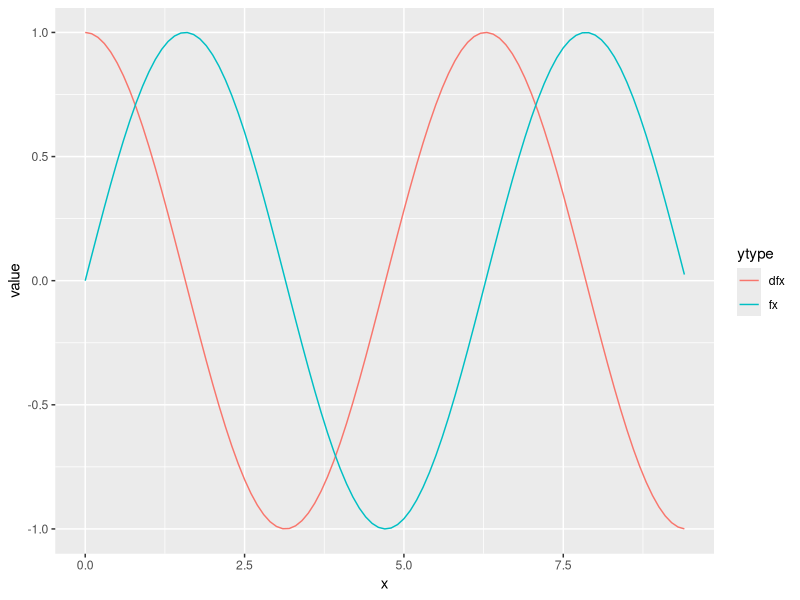
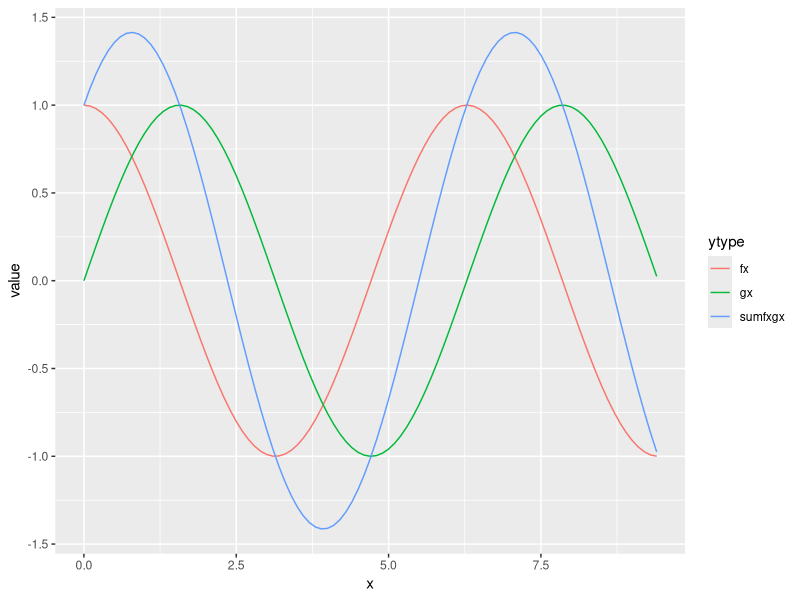
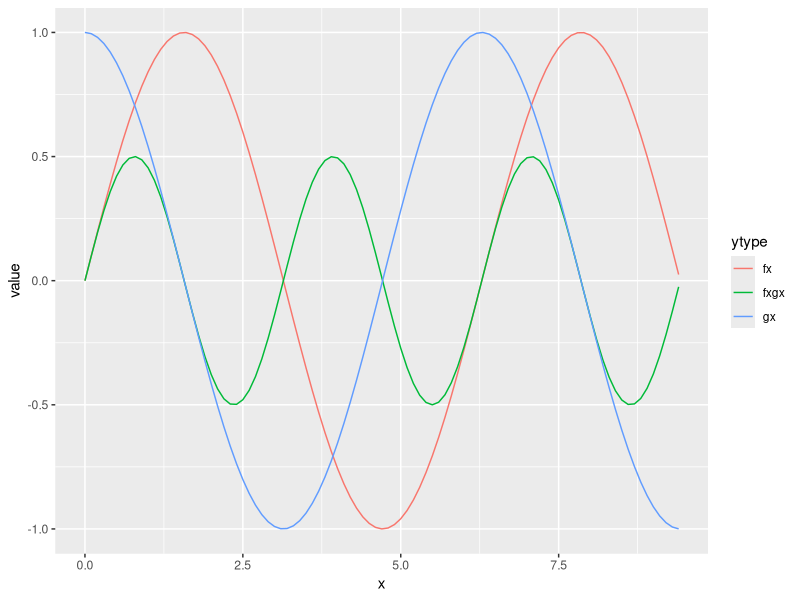
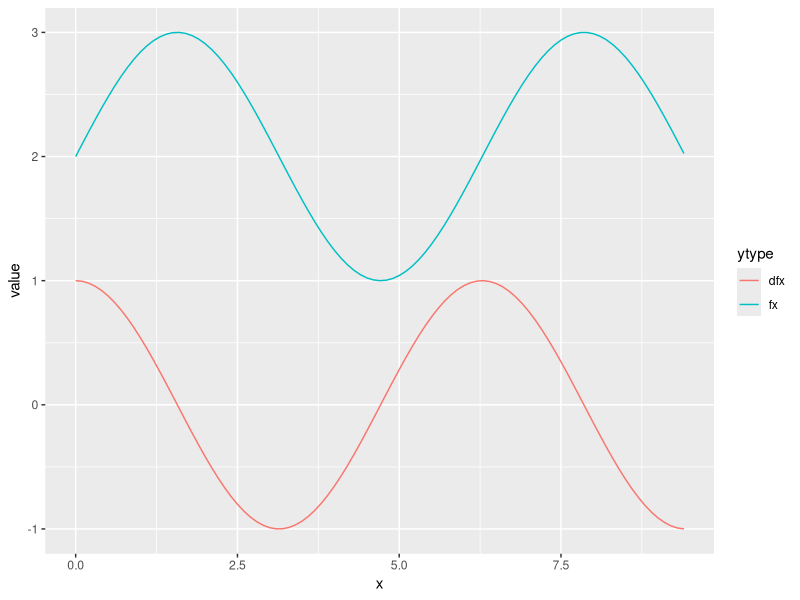
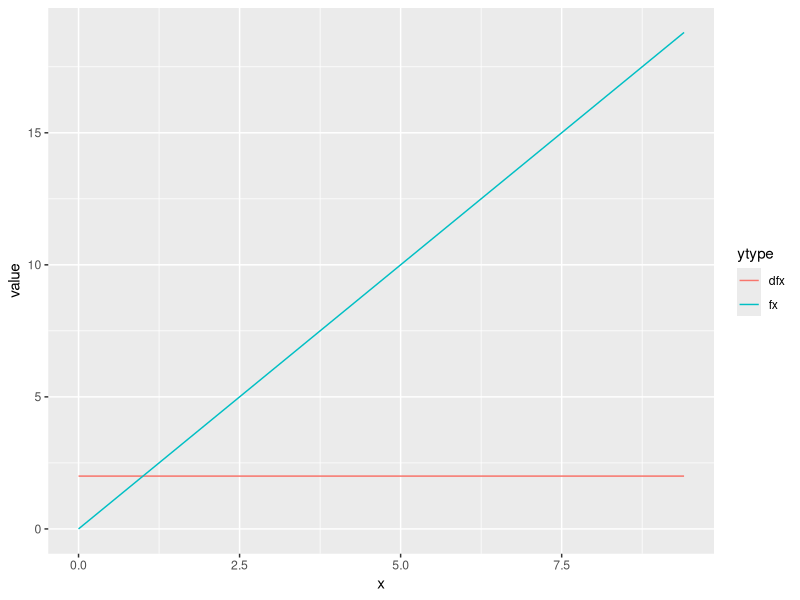
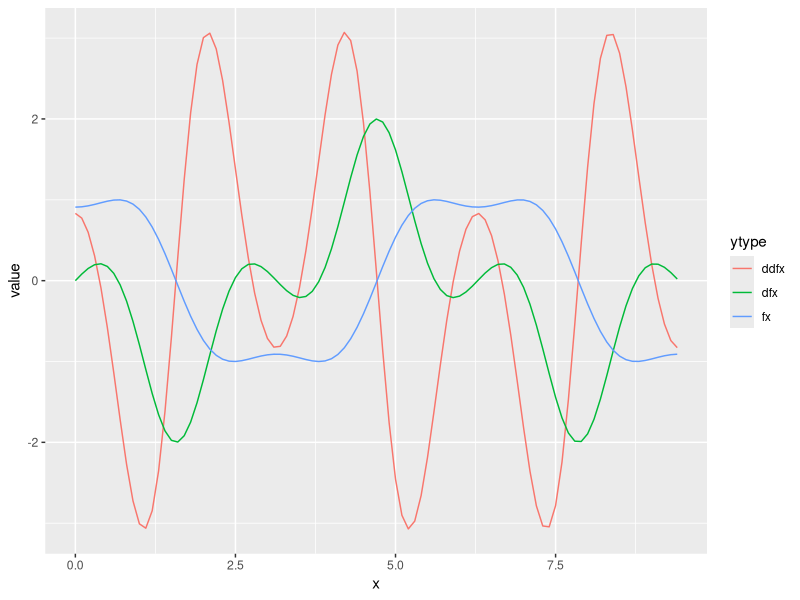
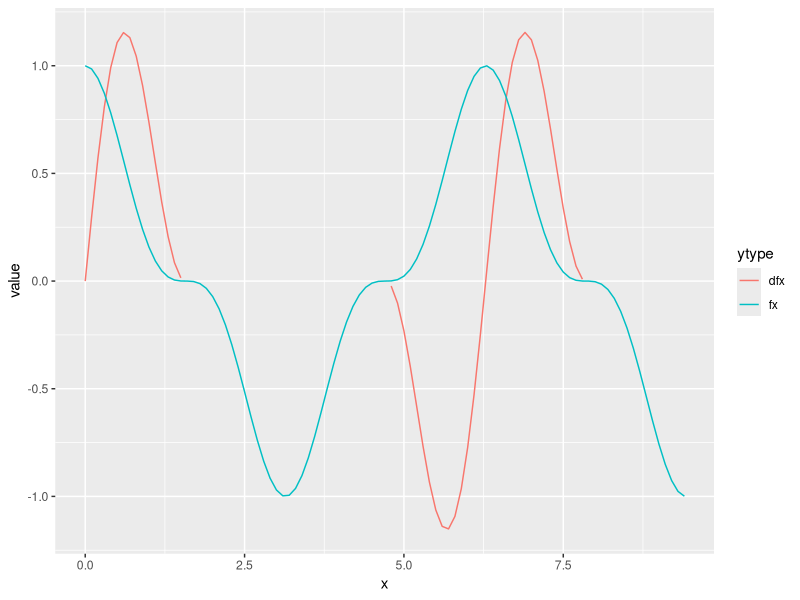

Here is the R script that generated these plots, in order:
## ---- chunk 1
mycos <- list(f = cos, deriv = sin)
mysin <- list(f = sin, deriv = cos)
## ---- chunk 2
mycos <- function(x) {
  return(cos(x))
}

mysin <- function(x) {
  return(sin(x))
}

## ---- chunk 3
attr(mycos, "getderiv") <- mysin
attr(mysin, "getderiv") <- mycos
## ---- chunk 4
attr(mycos, "getderiv") <- function() {return(mysin)}
attr(mysin, "getderiv") <- function() {return(mycos)}
deriv <- attr(mysin, "getderiv")()
print(deriv(c(-1, 0, 1)))
print(cos(c(-1, 0, 1)))
print(deriv)
## ---- chunk 5
deriv_deriv <- attr(deriv, "getderiv")()
print(deriv_deriv(c(-1, 0, 1)))
print(deriv_deriv)
## ---- chunk 6
d <- function(f) {
  deriv <- attr(f, "getderiv")()
  return(deriv)
}
## ---- chunk 7
x <- c(-1, 0, 1)
print(d(mysin)(x))    # calculate and compute derivative of cosin
print(cos(x))       # should be the same
## ---- chunk 8
x <- c(-1, 0, 1)
print(d(d(mycos))(x))    # calculate and compute 2nd derivative of cosin
print(mycos(x))          # should be the same
## ---- chunk 9
library(ggplot2)
library(tidyr)

# create columns based on function and derivative values
xs <- seq(0, 3*pi, 0.1)
df <- data.frame(x = xs, 
                 fx = mysin(xs), 
                 dfx = d(mysin)(xs))

# reshape for plotting
df_toplot <- gather(df, ytype, value, -x)

p <- ggplot() +
  geom_line(data = df_toplot, aes(x = x, y = value, color = ytype)) 
plot(p)
## ---- chunk 10
`%+%` <- function(f, g) {
  func <- function(x) {
    return(f(x) + g(x))
  }
  
  attr(func, "getderiv") <- function() {return(d(f) %+% d(g))}
  return(func)
}
## ---- chunk 11
print(sin(0.5))
print(cos(0.5))
print(sin(0.5) + cos(0.5))

sumfunc <- mysin %+% mycos
print(sumfunc(0.5))


print(cos(0.5) + cos(0.5))
sumfunc <- mycos %+% d(mysin)    # cos + cos
print(sumfunc(0.5))
## ---- chunk 12
xs <- seq(0, 3*pi, 0.1)
df <- data.frame(x = xs, 
                 fx = mycos(xs), 
                 gx = mysin(xs),
                 sumfxgx = (mycos %+% mysin)(xs))

df_toplot <- gather(df, ytype, value, -x)

p <- ggplot() +
  geom_line(data = df_toplot, aes(x = x, y = value, color = ytype)) 
plot(p)
## ---- chunk 13
`%-%` <- function(f, g) {
  func <- function(x) {
    return(f(x) - g(x))
  }
  
  attr(func, "getderiv") <- function() {return(d(f) %-% d(g))}
  return(func)
}
## ---- chunk 14
`%*%` <- function(f, g) {
  func <- function(x) {
    return(f(x) * g(x))
  }

  attr(func, "getderiv") <- function() {return((g %*% d(f)) %+% (f %*% d(g)))}
  return(func)
}
## ---- chunk 15
xs <- seq(0, 3*pi, 0.1)
df <- data.frame(x = xs, 
                 fx = mysin(xs), 
                 gx = mycos(xs),
                 fxgx = (mycos %*% mysin)(xs))

df_toplot <- gather(df, ytype, value, -x)

p <- ggplot() +
  geom_line(data = df_toplot, aes(x = x, y = value, color = ytype)) 
plot(p)
## ---- chunk 16
`%/%` <- function(f, g) {
  func <- function(x) {
    return(f(x)/g(x))
  }
  
  attr(func, "getderiv") <- function() {return( ((d(f) %*% g) %-% (d(g) %*% f)) %/% (g %*% g) )}
  return(func)
}
## ---- chunk 17
const <- function(input) {
  func <- function(x) {
    return(input)
  }
  
  attr(func, "getderiv") <- function() { return(const(0)) }
  return(func)
}
## ---- chunk 18
xs <- seq(0, 3*pi, 0.1)
df <- data.frame(x = xs, 
                 fx = (mysin %+% const(2))(xs), 
                 dfx = d(mysin %+% const(2))(xs))

df_toplot <- gather(df, ytype, value, -x)

p <- ggplot() +
  geom_line(data = df_toplot, aes(x = x, y = value, color = ytype)) 
plot(p)
## ---- chunk 19
attr(mycos, "getderiv") <- function() {return(const(-1) %*% mysin)}
## ---- chunk 20
xvar <- function(x) {
  return(x)
}

attr(xvar, "getderiv") <- function() {return(const(1))}
## ---- chunk 21
xs <- seq(0, 3*pi, 0.1)
df <- data.frame(x = xs, 
                 fx = (const(2) %*% xvar)(xs), 
                 dfx = d(const(2) %*% xvar)(xs))

df_toplot <- gather(df, ytype, value, -x)

p <- ggplot() +
  geom_line(data = df_toplot, aes(x = x, y = value, color = ytype)) 
plot(p)
## ---- chunk 22
`%o%` <- function(f, g) {
  func <- function(x) {
    return(f(g(x)))
  }
  
  attr(func, "getderiv") <- function() {return(  (d(f) %o% g) %*% d(g) )}
  return(func)
}
## ---- chunk 23
xs <- seq(0, 3*pi, 0.1)
df <- data.frame(x = xs, 
                 fx = (mysin %o% (const(2) %*% mycos))(xs), 
                 dfx = d(mysin %o% (const(2) %*% mycos))(xs),
                 ddfx = d(d(mysin %o% (const(2) %*% mycos)))(xs))

df_toplot <- gather(df, ytype, value, -x) 

p <- ggplot() +
  geom_line(data = df_toplot, aes(x = x, y = value, color = ytype)) 
plot(p)
## ---- chunk 24
myln <- function(x) {
  return(log(x))
}
attr(myln, "getderiv") <- function() {return(const(1) %/% xvar)}


`%^%` <- function(g, h) {
  func <- function(x) {
    return(g(x) ^ h(x))
  }

  attr(func, "getderiv") <- function() {return(  
                                           const(-1) %*% (g %^% h) %*%
                                                   (  
                                                     (d(h) %*% (myln %o% g)) %+%
                                                     (h %*% (d(g) %/% g))
                                                   )
                                              )} 
  return(func)
}
## ---- chunk 25
xs <- seq(0, 3*pi, 0.1)
df <- data.frame(x = xs, 
                 fx = (mycos %^% const(3))(xs), 
                 dfx = d(mycos %^% const(3))(xs))

df_toplot <- gather(df, ytype, value, -x) 

p <- ggplot() +
  geom_line(data = df_toplot, aes(x = x, y = value, color = ytype)) 
plot(p)
## ---- chunk 26
# this one is too dang easy ;)
myexp <- function(x) {
  return(exp(x))
}
attr(myexp, "getderiv") <- function() {return(myexp)}
## ---- chunk 27
f <- ((mycos %*% mysin) %+% (mycos %*% mysin)) %/% 
     ((mycos %*% mysin) %+% (mycos %*% mysin))
print(f(1.5))
## ---- chunk 28
make_inc_get <- function() {
  a <- 0; 
  
  inc_a <- function() {
    a <<- a + 1
  }
  
  get_a <- function() {
    return(a)
  }
  
  return(list(inc_a = inc_a, get_a = get_a))
}

inc_get <- make_inc_get()
inc_get$inc_a()
print(inc_get$get_a())
inc_get$inc_a()
print(inc_get$get_a())
inc_get$inc_a()
print(inc_get$get_a())
